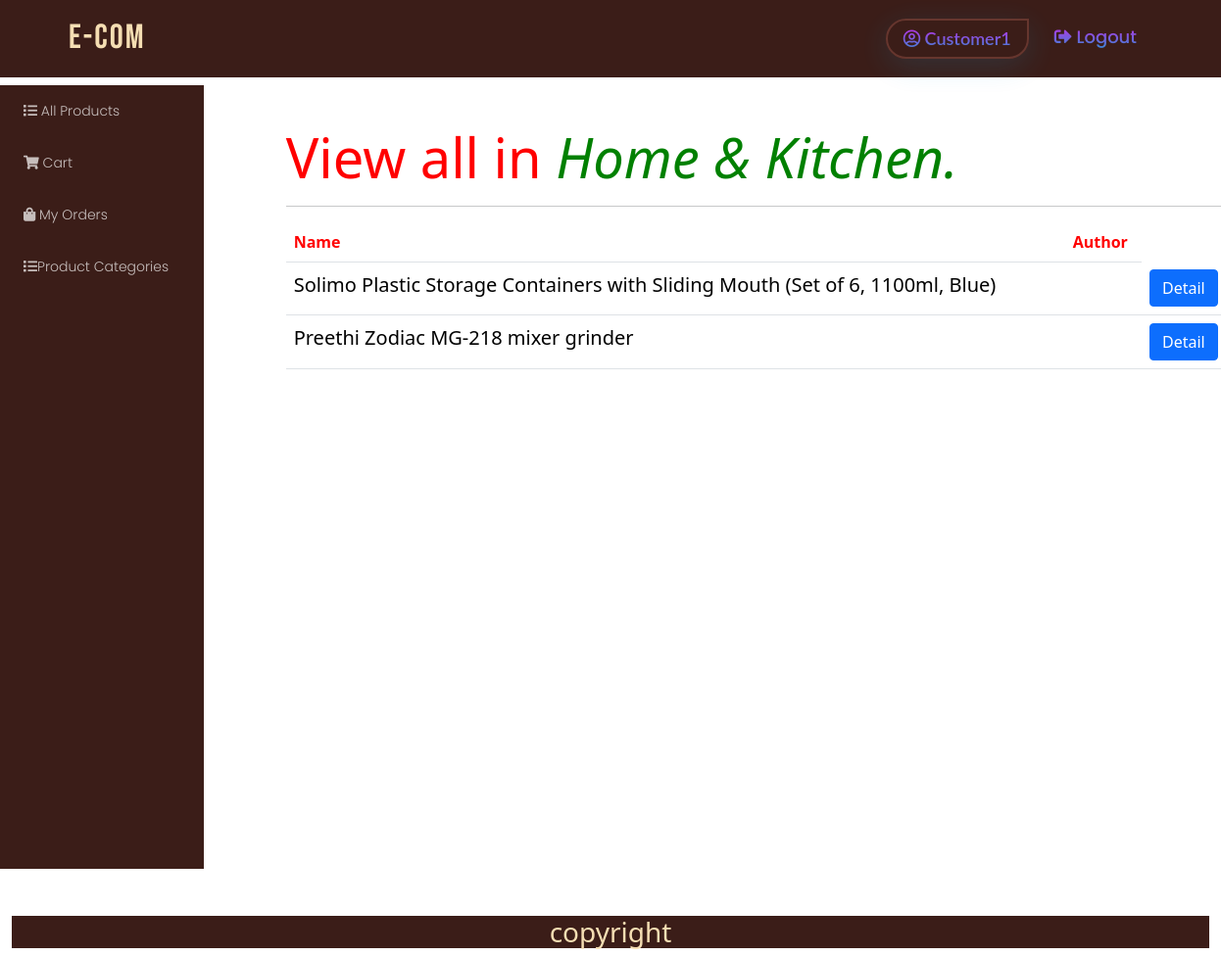
Screenshot of /customer/categorydetail/4 (signed in) with the database file from the repository.
### authapp/models.py (models this page shows)
class User(AbstractUser):
    is_seller = models.BooleanField(default=False)
    is_customer = models.BooleanField(default=False)

### admins/models.py (models this page shows, shortened)
class Category(models.Model):
    name = models.CharField(max_length=120, verbose_name='product Category')

### seller/models.py (models this page shows, shortened)
class Product(Abstractmodels):
    name = models.CharField(max_length=120, verbose_name='Product Name')
    brand = models.CharField(max_length=120, verbose_name='Brand Name', blank=True)
    price = models.PositiveIntegerField(default=0)
    details = models.CharField(max_length=1000, verbose_name='Details of Product')
    image = models.ImageField(upload_to='product_images')
    category = models.ForeignKey(Category, on_delete=models.CASCADE, related_name='category')
    user = models.ForeignKey(User, on_delete=models.CASCADE, related_name='seller')
    stock = models.PositiveIntegerField(default=0)
    class Meta:
        ordering = ['-created_date']

### customer/views.py (the view)
# urls.py: path('categorydetail/<int:pk>', views.Categories.as_view(), name='catdetail'),
@method_decorator([login_required, customer_required], name='dispatch')
class Categories(ListView):
    model = Category
    template_name = 'customer/categorydetail.html'
    def get_context_data(self, **kwargs):
        context = super().get_context_data(**kwargs)
        obj = Category.objects.get(pk=self.kwargs['pk'])
        cat = obj.category.all()
        context['cat'] = cat
        context['obj'] = obj
        return context

### templates/customer/categorydetail.html
<!DOCTYPE html>
{%extends 'customer/basecust.html'%}
{%load static%}
{% block body_block %}
<div class="container mt-5 ms-5">
    {%if cat%}
    <h3 class="display-4" style="color:red">View all in <i><span style="color:green;">{{obj.name}}.</span></i></h3>
    <hr>
    <table class="table">
        <tr>
            <th>Name</th>
            <th>Author</th>
        </tr>
        {%for category in cat%}
        <tr>
            <td>{{category.name}}</td>
            <td>{{category.author}}</td>
            <td><a class="btn btn-primary" href="{%url 'productdetails' category.id%}">Detail</a></td>
        </tr>
        {%endfor%}
    </table>
    {%else%}
    <h1>Nothing to display</h1>
    {%endif%}
</div>
{% endblock %}

### templates/customer/basecust.html (shortened to what this page needs)
<!DOCTYPE html>
{%load static%}
<html lang="en">
<head>
    <link href="https://cdn.jsdelivr.net/npm/bootstrap@5.1.1/dist/css/bootstrap.min.css" rel="stylesheet"
>
    <link rel="stylesheet" href="https://cdnjs.cloudflare.com/ajax/libs/font-awesome/5.15.0/css/all.min.css"
/>
    <link rel="stylesheet" href="https://cdnjs.cloudflare.com/ajax/libs/font-awesome/5.15.0/css/fontawesome.min.css"
/>
    <link rel="stylesheet" href="{%static 'css/styles.css'%}">
</head>
<body>
<nav class="navbar navbar-expand-lg navbarTransparent">
    <div class="container">
        <a class="navbar-brand" href="{%url 'home' %}">E-Com</a>
        <div class="collapse navbar-collapse" id="navbarSupportedContent">
            <ul class="navbar-nav ms-auto mb-2 mb-lg-0">
                <li class="nav-item">
                    <a class="nav-link active" href="#">
                        <i class="far  fa-user-circle icolor"></i>&nbsp;{{request.user}}
                    </a>
                </li>
                <li class="nav-item">
                    <a class="nav-link" href="{%url 'logout'%}"><i
                            class="fas fa-sign-out-alt icolor"></i>&nbsp;Logout</a>
                </li>
            </ul>
        </div>
    </div>
</nav>
<div class="container-fluid ">
    <div class="row">
        <div class="col-md-2 db-padd">
            <div class="dashbard-left">
                <div class="row">
                    <div class="col-md-12">
                        <div class="dashleft-2">
                            <ul class="list-group">
                                <li class="list-group-item "><a href="{%url 'products'%}"><i class="fas fa-list"></i>&nbsp;All
                                    Products</a></li>
                                     <li class="list-group-item ">
                                    <a href="{%url 'mycart'%}"><i
                                            class="fas fa-shopping-cart icolor"></i>&nbsp;Cart</a>
                                </li>
                                   <li class="list-group-item "><a href="{%url 'viewmyorder'%}"><i
                                        class="fas fa-shopping-bag"></i>&nbsp;My Orders</a></li>
                                     <li class="list-group-item "><a href="{%url 'categorylist'%}"><i
                                        class="fas fa-list"></i>Product Categories </a></li>
                            </ul>
                        </div>
                    </div>
                </div>
            </div>
        </div>
        <div class="col-md-10">
            {%block body_block%}
            {%endblock%}
        </div>
    </div>
    <div class="footer mt-5">
        <h3>copyright</h3>
    </div>
</div>
</body>
</html>

### static/css/styles.css (style rules this page uses)
th { color: red; }
td { margin-top : 5px; color: black; font-size : 20px; }
.db-padd { padding: 0!important; }
.dashbard-left { width: 100%; position: relative; z-index: 1; top: 0; left: 0; overflow-x: hidden; }
.dashbard-left .dashleft-2 { background-color: rgb(59, 29, 24); border-radius: 0rem; margin-top: 0.5rem; height: 100vh; }
.dashleft-2 .list-group .list-group-item { font-family: "Poppins", sans-serif; font-weight: 300; font-size: 14px; background-color: transparent; border: none; margin: 8px; cursor: pointer; }
.dashleft-2 .list-group .list-group-item a { color:rgba(255, 255, 255, 0.712); text-decoration: none; }
body { background-image: url(""); background-repeat: no-repeat; background-attachment: fixed; }
.navbarTransparent { background-color: rgb(59, 29, 24); }
.navbar .navbar-brand { font-family: "Bebas Neue", cursive; color: wheat; font-size: 35px; font-weight: 100; letter-spacing: 2px; padding: 5px; }
.navbar .navbar-nav .nav-item { opacity: 0.9; margin: 5px; }
.navbar .navbar-nav .nav-item .nav-link.active { border-top-left-radius: 7rem; border-bottom-left-radius: 7rem; border-bottom-right-radius: 7rem; box-shadow: 0 8px 32px 0 rgba(18, 174, 232, 0.17); font-size: 18px; font-weight: 600; font-family: "Lato", sans-serif; padding: 5px 16px; background: -webkit-linear-gradient(rgb(247, 19, 255), rgb(18, 174, 232)); -webkit-background-clip: text; background-clip: text; -webkit-text-fill-color: transparent; border-width: 2px; border-style: solid; border-color: rgb(107, 57, 49); }
.navbar .navbar-nav .nav-item .nav-link { text-transform: capitalize; font-size: 18px; font-weight: 500; font-family: "Poppins", sans-serif; padding: 5px 16px; background: -webkit-linear-gradient(rgb(247, 19, 255), rgb(18, 174, 232)); -webkit-background-clip: text; background-clip: text; -webkit-text-fill-color: transparent; }
.footer { background-color : rgb(59, 29, 24); text-align : center; color: wheat; width:100%; }

### rows the page displays
User: user "Customer1"
Category: name "Home & Kitchen"
Product: name "Solimo Plastic Storage Containers with Sliding Mouth (Set of 6, 1100ml, Blue)"
Product: name "Preethi Zodiac MG-218 mixer grinder"
